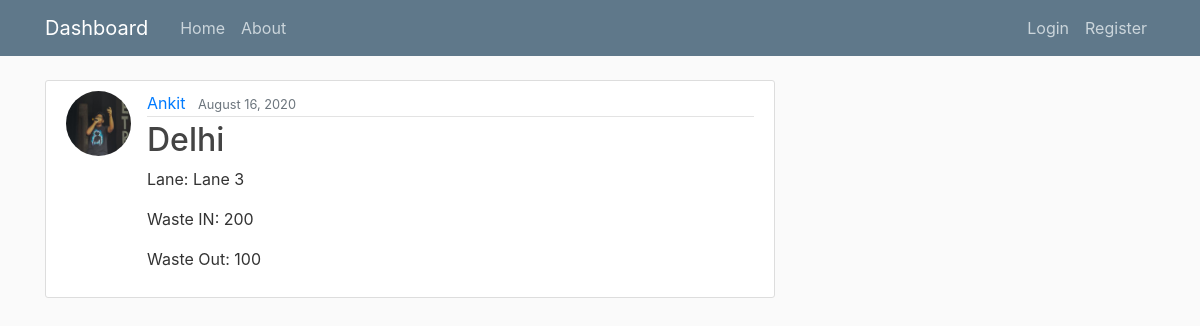
Screenshot of /post/3/ with the database file from the repository.
### blog/models.py (models this page shows, shortened)
class Post(models.Model):
    title = models.CharField(max_length=100) #city
    Lane_name = models.TextField() #lane
    WasteIn = models.IntegerField(default=0)
    WasteOut = models.IntegerField(default=0)
    date_posted = models.DateTimeField(default=timezone.now) #auto_now records time of every update where as auto_now_add records just the time of creation
    author = models.ForeignKey(User, on_delete=models.CASCADE) #One to many from author to post | on_delete tells to delete all post of the user/author if he/she gets deleted

### users/models.py (models this page shows, shortened)
class Profile(models.Model):
    user = models.OneToOneField(User , on_delete = models.CASCADE)
    image = models.ImageField(default = 'default.jpg', upload_to = 'profilepics')

### blog/views.py (the view)
# urls.py: path('post/<int:pk>/', PostDetailView.as_view() , name = 'post-detail'),
class PostDetailView(DetailView):
    model = Post

### blog/templates/blog/post_detail.html (shortened to what this page needs)
{% extends 'blog/base.html'%}
{% block content %}
    <article class="media content-section">
    <img class = "rounded-circle article-img" src = "{{ object.author.profile.image.url }}">
    <div class="media-body">
        <div class="article-metadata">
        <a class="mr-2" href="{% url 'user-posts' object.author.username %}">{{ object.author }}</a>
        <small class="text-muted">{{ object.date_posted|date:"F d, Y" }}</small>
        </div>
        <h2 class="article-title">{{ object.title }}</h2>
        <p class="article-content">Lane: {{ post.Lane_name }}</p>
        <p class="article-content">Waste IN: {{ post.WasteIn }}</p>
        <p class="article-content">Waste Out: {{ post.WasteOut }}</p>
    </div>
    </article>
{% endblock content %}

### blog/static/blog/main.css (style rules this page uses)
body { background: #fafafa; color: #333333; margin-top: 5rem; }
h1, h2, h3, h4, h5, h6 { color: #444444; }
.content-section { background: #ffffff; padding: 10px 20px; border: 1px solid #dddddd; border-radius: 3px; margin-bottom: 20px; }
.article-title { color: #444444; }
.article-content { white-space: pre-line; }
.article-img { height: 65px; width: 65px; margin-right: 16px; }
.article-metadata { padding-bottom: 1px; margin-bottom: 4px; border-bottom: 1px solid #e3e3e3 }

### rows the page displays
Post: author.profile.image (picture), author "Ankit", date_posted "August 16, 2020", title "Delhi", Lane_name "Lane 3", WasteIn "200", WasteOut "100"
